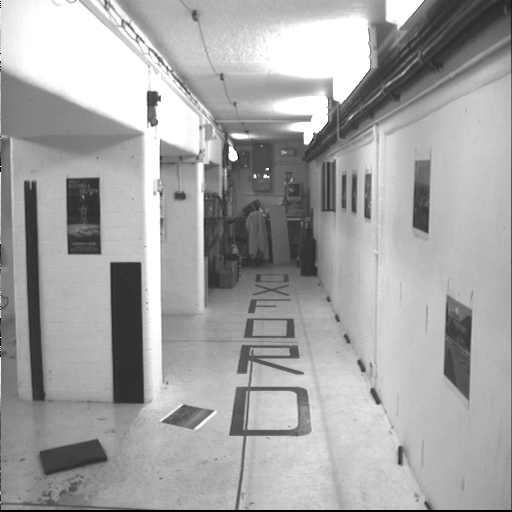
%> input picture MN/TP_5/bt.000.png, 512 x 512 px
$ octave main_H.m   (GNU Octave 9; MATLAB toolbox functions it lacks are replaced by stand-ins)
%> lines starting %> are read from the running program, lines starting %| are printed output that depends on the picture
### MN/TP_5/load_data_H.m
function [xh1,xh2] = load_data_H()
% LOAD_DATA_H -
%
%
%   Outputs : pairs of correspondent points :
%   N : number of points
%   xh1 : 2xN set of 2D points in the 1st image, homogeneous coordinates
%   xh2 : 2xN set of 2D points in the 2nd image, homogeneous coordinates
%   xh1(:,i) and xh2 (:,i) are matched together


%matching process already performed
%Points are located on the ground
%only small noise, no mis-match
xh1=[
     230.4960 315.7170 230.0510  399.6440  337.8360    40.7050 %363.4
      286.1480 274.8440 433.9440  446.8190  320.3020  451.8970  %370.4
    ];
xh2 = [
       237.7510 326.7980 235.1970  429.1350  351.9130  18.8581 %382.4
       292.0930  280.3260  468.3580  487.0110 331.3220  488.3910 %390.4
    ];


if (size(xh1) ~= size(xh2))
 error ('Input point sets are different sizes!')
end

%Number of points
[dim,N] = size(xh1);

if(dim == 2)
    hhh  = ones(1,N);
    xh1 = [xh1;hhh];
    xh2 = [xh2;hhh];
end

%Display images + points
%Window with several images : 2 lines, 2 columns
%Read images from files
[im1] = imread('bt.000.png');
%> im1 is the input picture: size 512x512 uint8; min 0, max 255, mean 164.7
[im2] = imread('bt.002.png');
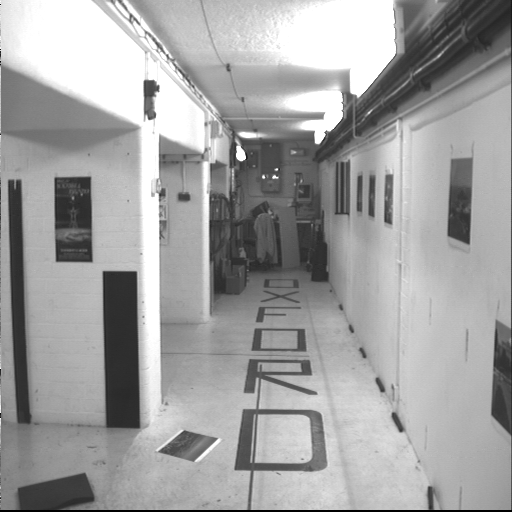
%> input picture MN/TP_5/bt.002.png, 512 x 512 px
%> im2 is the input picture: size 512x512 uint8; min 0, max 255, mean 160.7
%Display
subplot(221);
image(im1);
hold on
for i=1:1:N
    plot(xh1(1,i),xh1(2,i),'g*');
end
% 2nd image, 2nd case
subplot(222);
image(im2);
hold on
for i=1:1:N
    plot(xh2(1,i),xh2(2,i),'g*');
end
%To set the grey value range
gray = [
    0:255 ; 0:255 ; 0:255
    ];
colormap(gray'/255);


### MN/TP_5/estimate_H_etudiant.m
function [H] = estimate_H_etudiant(x1,x2)
% ESTIMATE_H -
%
%   Input : pairs of correspondent points :
%   N : number of points
%   x1 : 2xN set of 2D points in the 1st image
%   x2 : 2xN set of 2D points in the 2nd image
%   x1(:,i) and x2 (:,i) are matched together
%
%   Ouput :
%   H : 3x3 matrix, the homography from image 1 to image 2

%Number of points
[dim,N] = size(x1);
%if(N < 4)
% error ('Need at least 4 pairs of points !')
%end

%Homogeneous coordinates
xh1 = x1;
xh2 = x2;
if(dim == 2)
    hhh  = ones(1,N);
    xh1 = [xh1;hhh];
    xh2 = [xh2;hhh];
end

%Fill A of min ||Ax||
A = [];
for i = 1:N
    p1 = xh1(:, i);
    p2 = xh2(:, i);
    A= [A
        0, 0, 0,         -p2(3)*p1',   p2(2)*p1'
        -p1(3)*p2', 0, 0, 0,          -p2(1)*p1'
        p1(2)*p2',  -p1(1)*p2',  0, 0, 0        ];
end

% to complete

[~,s,v] = svd(A, 0);
%singular value are sorted
h = v(:,9);

H = reshape(h,3,3)';
%H= eye(3);

### MN/TP_5/warp_H.m
function [xwarp] = warp_H (xh,H)

%WARP_H -
%
%   Input :
%   N : number of points
%   xh : 2xN set of 2D points in the 1st image, homogeneous coordinates
%   H : 3x3 matrix, the homography from image 1 to image 2
%
%   Output :
%   xwarp : the points warped using H

[dim,N] = size(xh);
%Homogeneous coordinates
if(dim ==2)
    xh = [xh;ones(1,N)];
end

%Warp every point of image 1  onto the image 2
xwarp = [];
for i=1:1:N
    xwarp = [xwarp H*xh(:,i)];
    xwarp(:,i) = xwarp(:,i)/xwarp(3,i);
end

### MN/TP_5/display_warp_H.m
function [error] = display_warp_H(xh1,xh2,H)

% DISPLAY_WARP_H -
%
%   Input : pairs of correspondent points :
%   xh1 : 2xN set of 2D points in the 1st image, homogeneous coordinates
%   xh2 : 2xN set of 2D points in the 2nd image, homogeneous coordinates
%   xh1(:,i) and xh2 (:,i) are matched together
%   H : 3x3 matrix, the homography from image 1 to image 2
%
%   Output :
%   error : the average error of reprojection


%Number of points
[~,N] = size(xh1);

%Projection
x2proj = warp_H(xh1,H);
% Cartesian coordinates to compute error
for i=1:1:N
    x2proj(:,i) = x2proj(:,i)/x2proj(3,i);
    xh2(:,i) = xh2(:,i)/xh2(3,i);
end
%Estimate error of projection
x2proj = x2proj(1:2,:);
error = 0;
for i=1:1:N
    error = error + ((x2proj(1,i) - xh2(1,i)).^2) + ((x2proj(2,i) - xh2(2,i)).^2);
end
error = sqrt(error) / N;

%Display them
subplot(222);
hold on
for i=1:1:N
    plot(x2proj(1,i),x2proj(2,i),'r+');
end


### MN/TP_5/main_H.m
 %Load data
 [xh1,xh2] = load_data_H();
 %Number of pairs of points
 [~,N] = size(xh1);

 H = estimate_H_etudiant(xh1,xh2);
 error = display_warp_H(xh1,xh2,H);
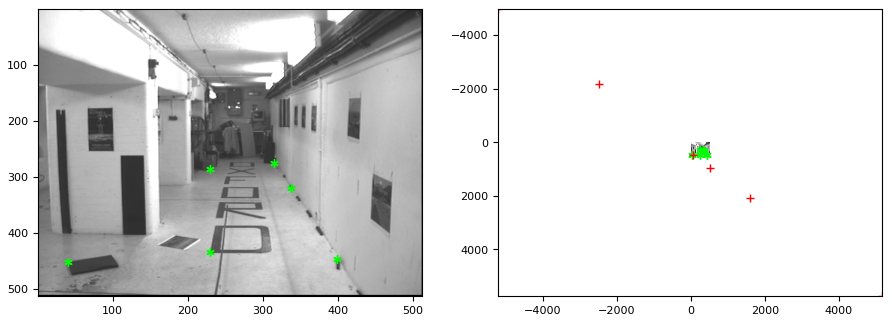
%> figure redrawn from the program's plot data, 2 panels
